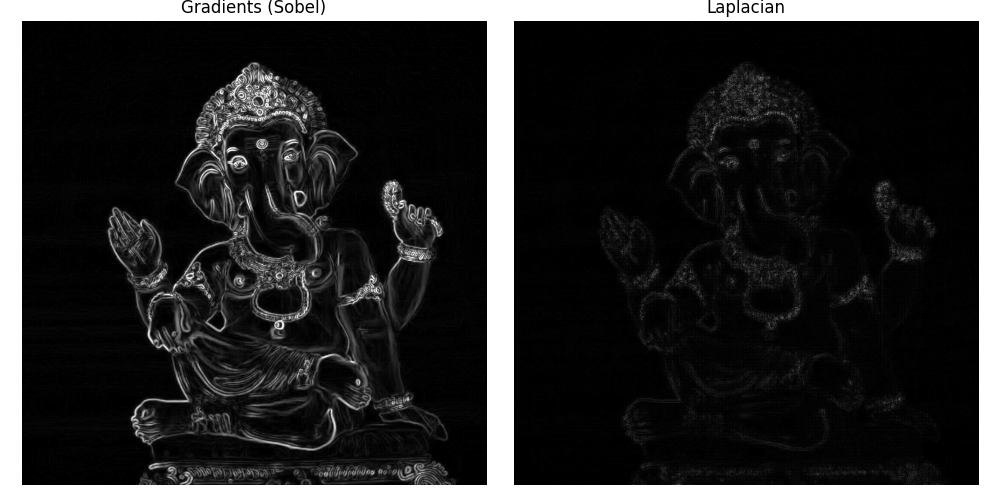

Write Python code to recreate this figure.
"""
Image Gradients and Laplacian for Edge Detection

Theory:
- Gradients: First derivatives, indicate intensity changes (edges).
- Laplacian: Second derivative, detects edges by zero crossings.
- Used in edge detection algorithms like Canny.

Math:
- Gradient: Gx = dI/dx, Gy = dI/dy, Magnitude = sqrt(Gx^2 + Gy^2)
- Laplacian: L = d2I/dx2 + d2I/dy2

Implementation: Using OpenCV for Sobel and Laplacian.
"""

import cv2
import numpy as np
import matplotlib.pyplot as plt

def compute_gradients(image):
    """
    Compute image gradients using Sobel.
    """
    grad_x = cv2.Sobel(image, cv2.CV_64F, 1, 0, ksize=3)
    grad_y = cv2.Sobel(image, cv2.CV_64F, 0, 1, ksize=3)
    magnitude = cv2.magnitude(grad_x, grad_y)
    return cv2.convertScaleAbs(magnitude)

def compute_laplacian(image):
    """
    Compute Laplacian for edge detection.
    """
    laplacian = cv2.Laplacian(image, cv2.CV_64F)
    return cv2.convertScaleAbs(laplacian)

def apply_edge_detection(image_path):
    """
    Load image, compute gradients and Laplacian, display and save.
    """
    image = cv2.imread(image_path, cv2.IMREAD_GRAYSCALE)
    if image is None:
        print("Error: Image not found.")
        return

    # Compute
    gradients = compute_gradients(image)
    laplacian = compute_laplacian(image)

    # Display and save
    edges = [gradients, laplacian]
    titles = ["Gradients (Sobel)", "Laplacian"]

    fig, axes = plt.subplots(1, 2, figsize=(10, 5))
    for i, (edge, title) in enumerate(zip(edges, titles)):
        axes[i].imshow(edge, cmap='gray')
        axes[i].set_title(title)
        axes[i].axis('off')
        plt.imsave(f"{title.replace(' ', '_').lower()}.png", edge, cmap='gray')

    plt.tight_layout()
    plt.savefig("gradients_laplacian.png")
    plt.show()

if __name__ == "__main__":
    image_path = "../images/ganpati_bappa.jpg"  # Update path
    apply_edge_detection(image_path)
